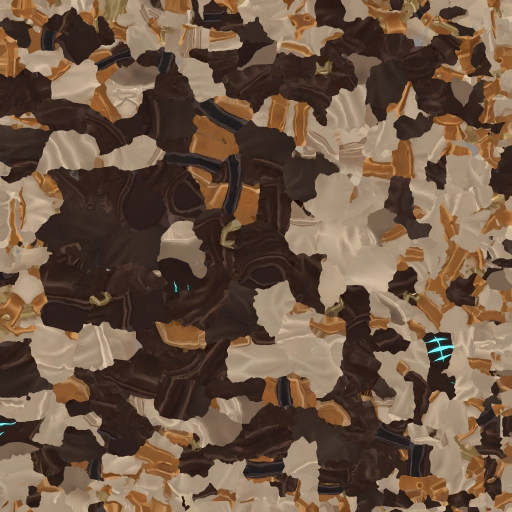
#> input picture game/tools/mixamo/traveler_for_mixamo_0.png, 1024 x 1024 px (shown at 1/2 size)
$ python seamless.py mixamo/traveler_for_mixamo_0.png mixamo/traveler_for_mixamo_1.png 100
#> lines starting #> are read from the running program, lines starting #| are printed output that depends on the picture
"""Rend une texture OpenArt parfaitement répétable : les raccords (bords) sont amenés au centre,
adoucis sur une bande étroite, puis remis en place ; réduite à la taille voulue.
Usage : python3 seamless.py <entrée.png> <sortie.jpg> [taille]"""
import sys
import numpy as np
from PIL import Image, ImageFilter

src, out = sys.argv[1], sys.argv[2]
size = int(sys.argv[3]) if len(sys.argv) > 3 else 1024
im = Image.open(src).convert("RGB")
#> im is the input picture: PIL image 1024x1024 RGB; mean R, G, B 109.9, 86.6, 68.1
a = np.asarray(im).astype(np.float32)
h, w = a.shape[:2]
#> h = 1024; w = 1024
r = np.roll(a, (h // 2, w // 2), axis=(0, 1))
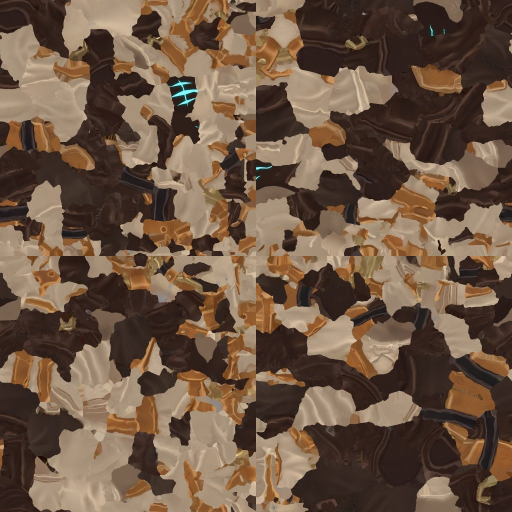
#> r: shape (1024, 1024, 3) float32 (shown at 1/2 size); mean R, G, B 109.9, 86.6, 68.1
bl = np.asarray(Image.fromarray(r.astype(np.uint8)).filter(ImageFilter.GaussianBlur(5))).astype(np.float32)
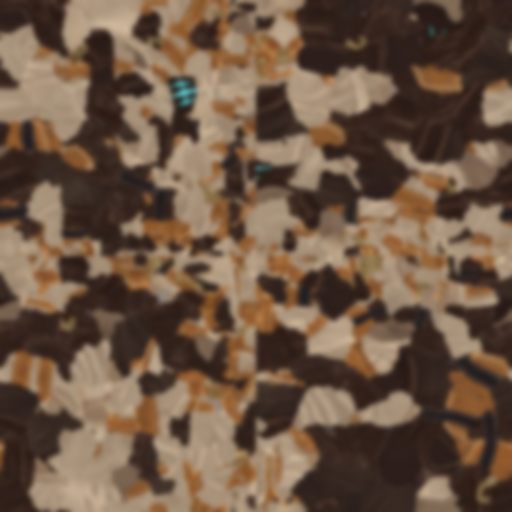
#> bl: shape (1024, 1024, 3) float32 (shown at 1/2 size); mean R, G, B 109.9, 86.6, 68.1
band = 28
yy, xx = np.mgrid[0:h, 0:w]
d = np.minimum(np.abs(xx - w // 2), np.abs(yy - h // 2)).astype(np.float32)
m = np.clip(1.0 - d / band, 0, 1)[..., None]
r = r * (1 - m) + bl * m
a = np.roll(r, (-(h // 2), -(w // 2)), axis=(0, 1))
Image.fromarray(np.clip(a, 0, 255).astype(np.uint8)).resize((size, size), Image.LANCZOS).save(out, quality=90)
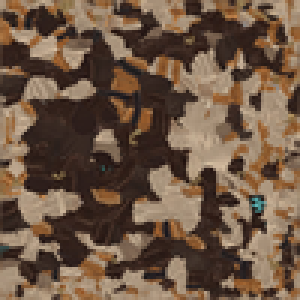
#> saved as traveler_for_mixamo_1.png: PIL image 100x100 RGB (shown 3 times larger); mean R, G, B 109.8, 86.6, 68.1
print("ok", out)

$ run again, on game/tools/mixamo/traveler_for_mixamo_2.png
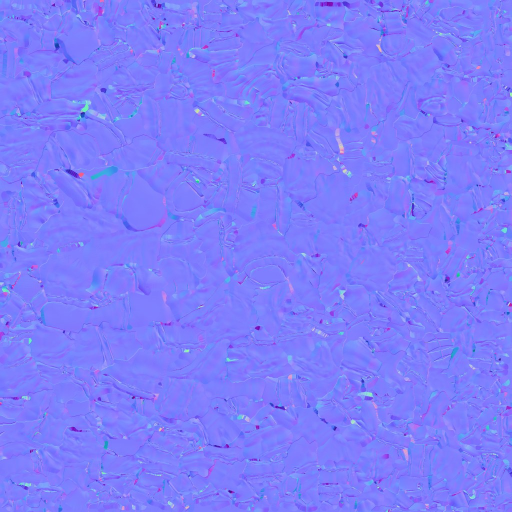
#> input picture game/tools/mixamo/traveler_for_mixamo_2.png, 1024 x 1024 px (shown at 1/2 size)
#> im is the input picture: PIL image 1024x1024 RGB; mean R, G, B 126.4, 126.4, 251.6
#> `bl = np.asarray(Image.fromarray(r.astype(np.uint8)).filter(ImageFilter..`:
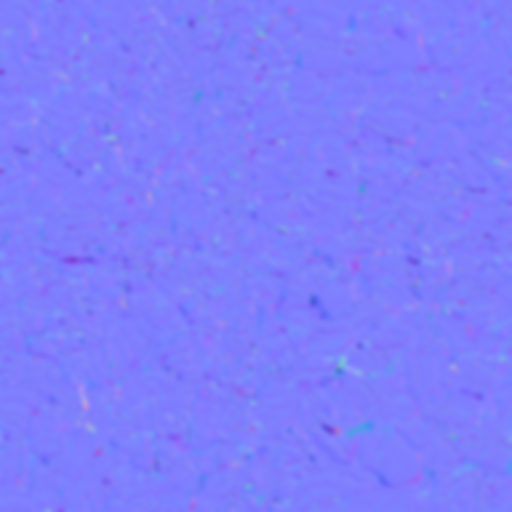
#> bl: shape (1024, 1024, 3) float32 (shown at 1/2 size); mean R, G, B 126.7, 126.6, 253.6
#> `Image.fromarray(np.clip(a, 0, 255).astype(np.uint8)).resize((size, siz..`:
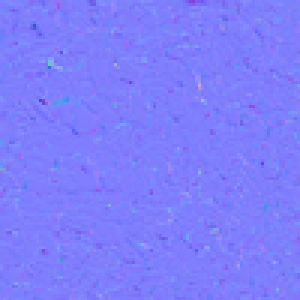
#> saved as traveler_for_mixamo_2.png: PIL image 100x100 RGB (shown 3 times larger); mean R, G, B 126.4, 126.4, 251.6
